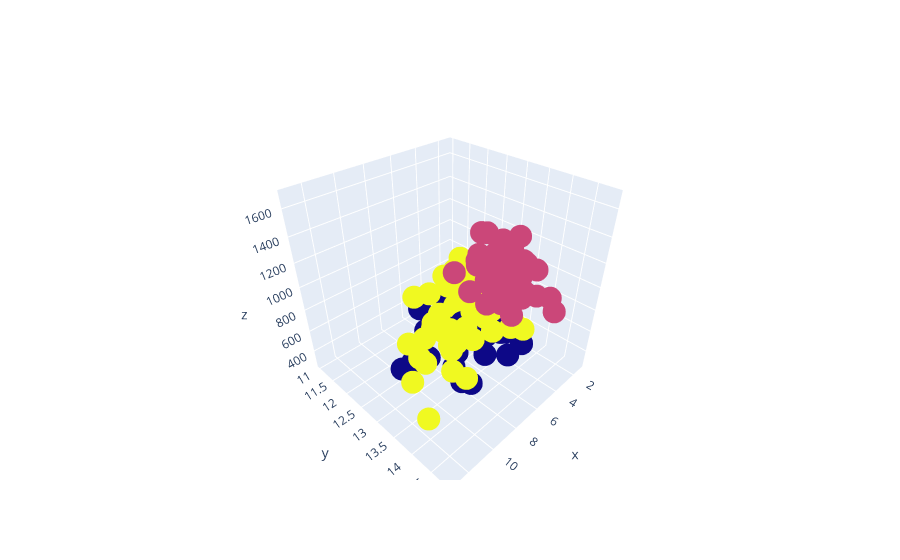

Source (notebook cell):
### Code cell
fig=go.Figure()
fig.add_trace(go.Scatter3d(x=df['Intensidade_de_cor'],y=df['Alcool'],z=df['Proline'],
                        mode='markers',
                        marker=dict(color=clusters.labels_.astype(np.float)),
                        text=labels))
fig.show()

### Figure 1 — Plotly figure (JSON) as saved in the notebook; plotly's stock layout.template omitted (floating-point values rounded to 4 significant figures; data arrays with more than 128 entries replaced by an {"elided": "..."} marker saying what was removed)
{"data": [{"marker": {"color": {"elided": "178 int values"}}, "mode": "markers", "text": {"elided": "178 int values"}, "type": "scatter3d", "x": {"elided": "178 float values"}, "y": {"elided": "178 float values"}, "z": {"elided": "178 float values"}}], "layout": {}}
